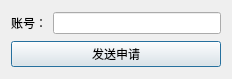
<?xml version="1.0" encoding="UTF-8"?>
<ui version="4.0">
 <class>DialogAddFriend</class>
 <widget class="QDialog" name="DialogAddFriend">
  <property name="geometry">
   <rect>
    <x>0</x>
    <y>0</y>
    <width>232</width>
    <height>79</height>
   </rect>
  </property>
  <property name="windowTitle">
   <string>加好友</string>
  </property>
  <layout class="QVBoxLayout" name="verticalLayout">
   <item>
    <layout class="QGridLayout" name="gridLayout">
     <item row="0" column="0">
      <widget class="QLabel" name="label">
       <property name="text">
        <string>账号：</string>
       </property>
      </widget>
     </item>
     <item row="0" column="1">
      <widget class="QLineEdit" name="userid"/>
     </item>
    </layout>
   </item>
   <item>
    <widget class="QPushButton" name="btn_AddFriend">
     <property name="text">
      <string>发送申请</string>
     </property>
    </widget>
   </item>
  </layout>
 </widget>
 <resources/>
 <connections/>
</ui>
